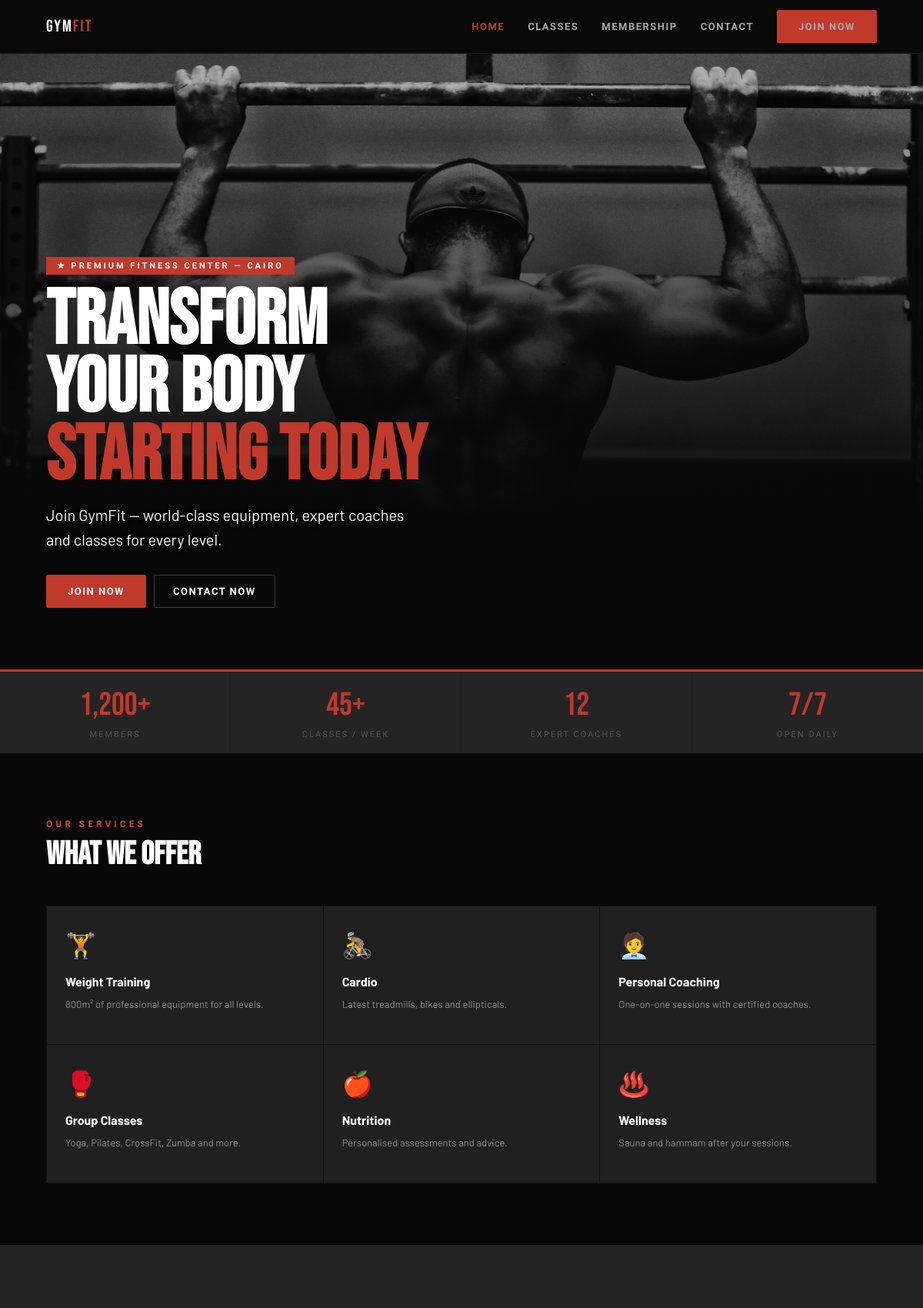
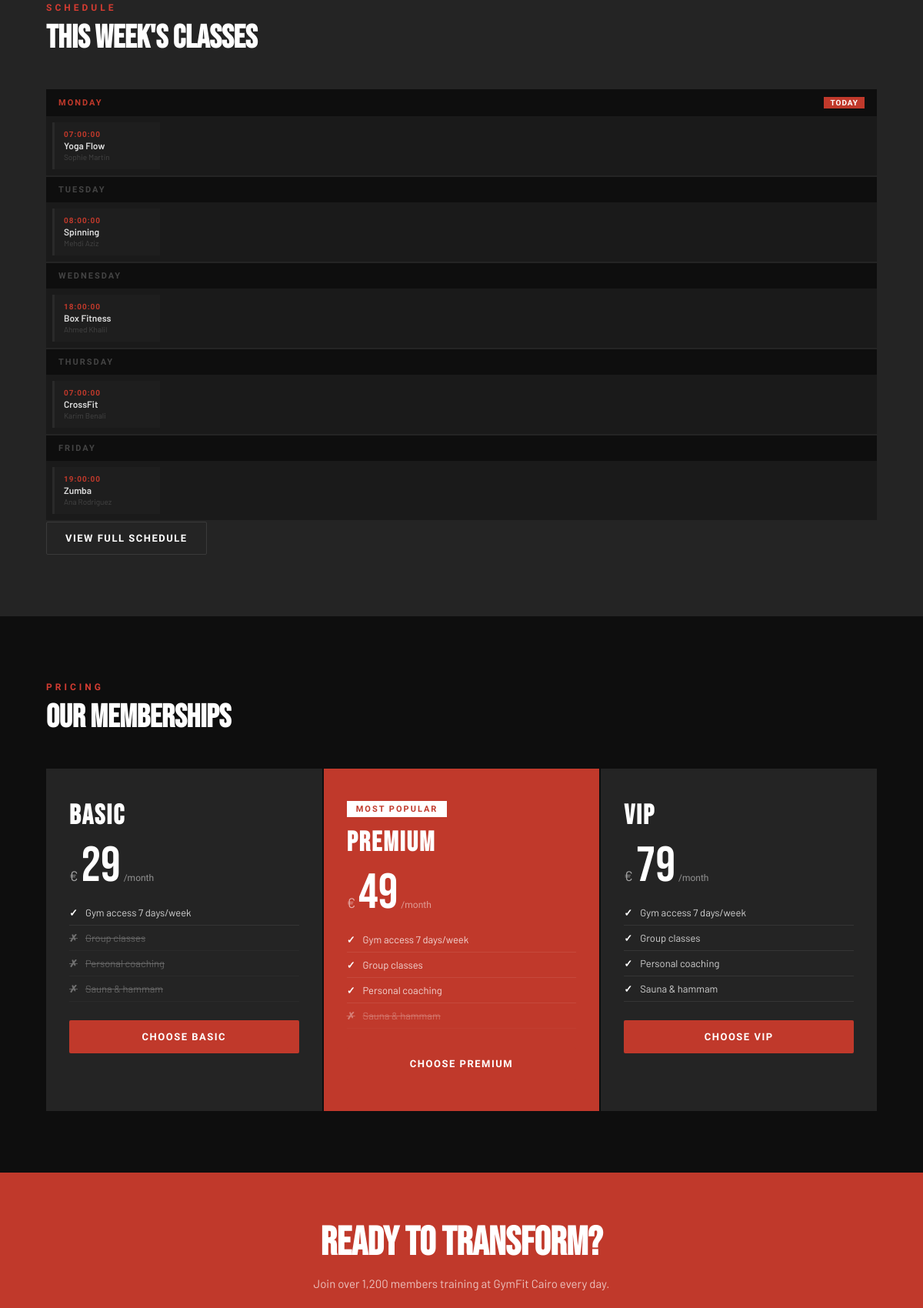
The page / (upper part) on the database its author committed (2 pictures, top to bottom).
### tables this page shows
CREATE TABLE IF NOT EXISTS courses (
    id_class     INT          AUTO_INCREMENT PRIMARY KEY,
    name         VARCHAR(100) NOT NULL,
    type         VARCHAR(50),
    level        VARCHAR(50),
    coach        VARCHAR(100),
    day          VARCHAR(20),
    start_time   TIME,
    end_time     TIME,
    max_capacity INT          DEFAULT 20
);

CREATE TABLE IF NOT EXISTS subscriptions (
    id_subscription  INT           AUTO_INCREMENT PRIMARY KEY,
    name             VARCHAR(50)   NOT NULL,
    monthly_price    DECIMAL(10,2) NOT NULL,
    description      TEXT,
    class_access     BOOLEAN       DEFAULT FALSE,
    coaching_access  BOOLEAN       DEFAULT FALSE,
    sauna_access     BOOLEAN       DEFAULT FALSE
);

### app/controllers/AbstractController.php (called while the page is built, shortened)
 <?php
abstract class AbstractController
{
protected function render(string $view, array $data = []): void
{
    $subscriptionManager = new SubscriptionManager();
    $data['footerSubscriptions'] = $subscriptionManager->findAll();
    $courseManager = new CourseManager();
    $data['footerCourses'] = $courseManager->findAll();
    require __DIR__ . '/../views/' . $view . '.phtml';
}
}

### app/controllers/HomeController.php (called while the page is built, shortened)
<?php
class HomeController extends AbstractController
{
    public function index(): void
    {
        $days  = ['Monday','Tuesday','Wednesday','Thursday','Friday'];
        $today = date('l');
        $courseManager       = new CourseManager();
        $subscriptionManager = new SubscriptionManager();
        $coursesByDay = [];
        foreach ($days as $day) {
            $dayCourses = $courseManager->findByDay($day);
            if (!empty($dayCourses)) {
                $coursesByDay[$day] = $dayCourses;
            }
        }
        $this->render('home', [
            'title'         => 'GymFit — Premium Fitness Cairo',
            'coursesByDay'  => $coursesByDay,
            'today'         => $today,
            'subscriptions' => $subscriptionManager->findAll()
        ]);
    }
}

### index.php (called while the page is built, shortened)
<?php
$router = new Router();
$router->handleRequest($_GET);

### app/managers/AbstractManager.php (called while the page is built, shortened)
<?php
abstract class AbstractManager
{
    public function __construct()
    {
        try {
            $connexion = "mysql:host=".$_ENV["DB_HOST"].";port=3306;charset=".$_ENV["DB_CHARSET"].";dbname=".$_ENV["DB_NAME"];
            $this->db = new PDO(
                $connexion,
                $_ENV["DB_USER"],
                $_ENV["DB_PASSWORD"]
            );
        }catch (PDOException $e){
            error_log('Database connection failed: ' . $e->getMessage());
            if (($_ENV['APP_ENV'] ?? 'production') === 'development') {
                die('Connexion échouée : ' . $e->getMessage());
            }
            http_response_code(503);
            die('Service temporarily unavailable. Please try again later.');
        }
    }
}

### app/managers/SubscriptionManager.php (called while the page is built, shortened)
<?php
class SubscriptionManager extends AbstractManager
{
    public function findAll(): array
    {
        $query = $this->db->prepare(
            'SELECT * FROM subscriptions ORDER BY monthly_price'
        );
        $query->execute();
        $rows = $query->fetchAll(PDO::FETCH_ASSOC);
        $subscriptions = [];
        foreach ($rows as $row) {
            $subscription = new Subscription(
                $row['name'],
                $row['monthly_price'],
                $row['class_access'],
                $row['coaching_access'],
                $row['sauna_access'],
                $row['description'],
                $row['id_subscription']
            );
            $subscriptions[] = $subscription;
        }
        return $subscriptions;
    }
}

### app/managers/CourseManager.php (called while the page is built, shortened)
<?php
class CourseManager extends AbstractManager
{
    public function findAll(): array
    {
        $query = $this->db->prepare(
            'SELECT * FROM courses ORDER BY day, start_time'
        );
        $query->execute();
        $rows = $query->fetchAll(PDO::FETCH_ASSOC);
        $courses = [];
        foreach ($rows as $row) {
            $course = new Course(
                $row['name'],
                $row['type'],
                $row['level'],
                $row['coach'],
                $row['day'],
                $row['start_time'],
                $row['end_time'],
                $row['max_capacity'],
                $row['id_class']
            );
            $courses[] = $course;
        }
        return $courses;
    }
    public function findByDay(string $day): array
    {
        $query = $this->db->prepare(
            'SELECT * FROM courses WHERE day = :day ORDER BY start_time'
        );
        $query->execute(['day' => $day]);
        $rows = $query->fetchAll(PDO::FETCH_ASSOC);
        $courses = [];
        foreach ($rows as $row) {
            $course = new Course(
                $row['name'],
                $row['type'],
                $row['level'],
                $row['coach'],
                $row['day'],
                $row['start_time'],
                $row['end_time'],
                $row['max_capacity'],
                $row['id_class']
            );
            $courses[] = $course;
        }
        return $courses;
    }
}

### app/models/Course.php (called while the page is built, shortened)
<?php
class Course {
    public function getName(): string {
        return $this->name;
    }
    public function getCoach(): string {
        return $this->coach;
    }
    public function getStartTime(): string {
        return $this->startTime;
    }
}

### app/models/Subscription.php (called while the page is built, shortened)
<?php
class Subscription {
    public function getName(): string {
        return $this->name;
    }
    public function getMonthlyPrice(): float {
        return $this->monthlyPrice;
    }
    public function hasClassAccess(): bool {
        return $this->classAccess;
    }
    public function hasCoachingAccess(): bool {
        return $this->coachingAccess;
    }
    public function hasSaunaAccess(): bool {
        return $this->saunaAccess;
    }
}

### app/views/home.phtml (the view, shortened to what this page needs)
<?php require_once __DIR__ . '/layout/header.phtml'; ?>
<?php
$today         = $data['today']         ?? date('l');
$coursesByDay  = $data['coursesByDay']  ?? [];
$subscriptions = $data['subscriptions'] ?? [];
?>
<section class="hero">
    <img src="public/assets/img/hero-gym2.webp" alt="Gym training session" class="hero-img">
    <div class="hero-content">
        <p class="hero-tag">★ Premium Fitness Center — Cairo</p>
        <h1 class="hero-title">
            Transform<br>Your Body
            <em>Starting Today</em>
        </h1>
        <p class="hero-sub">
            Join GymFit — world-class equipment, expert coaches
            and classes for every level.
        </p>
        <div class="hero-btns">
            <a href="index.php?route=register" class="btn-red">Join Now</a>
            <a href="index.php?route=contact" class="btn-outline">Contact Now</a>
        </div>
    </div>
</section>
    <section class="stats-bar" aria-label="Gym statistics">
    <div class="stat">
        <span class="stat-n">1,200+</span>
        <span class="stat-l">Members</span>
    </div>
    <div class="stat">
        <span class="stat-n">45+</span>
        <span class="stat-l">Classes / Week</span>
    </div>
    <div class="stat">
        <span class="stat-n">12</span>
        <span class="stat-l">Expert Coaches</span>
    </div>
    <div class="stat">
        <span class="stat-n">7/7</span>
        <span class="stat-l">Open Daily</span>
    </div>
</section>
    <section class="services-section" aria-label="Gym services">
        <span class="sec-tag">Our Services</span>
        <h2 class="sec-title">What We Offer</h2>
        <ul class="services-grid">
            <li class="service-card">
                <span class="service-ico" aria-hidden="true">🏋️</span>
                <h3 class="service-name">Weight Training</h3>
                <p class="service-desc">800m² of professional equipment for all levels.</p>
            </li>
            <li class="service-card">
                <span class="service-ico" aria-hidden="true">🚴</span>
                <h3 class="service-name">Cardio</h3>
                <p class="service-desc">Latest treadmills, bikes and ellipticals.</p>
            </li>
            <li class="service-card">
                <span class="service-ico" aria-hidden="true">🧑‍💼</span>
                <h3 class="service-name">Personal Coaching</h3>
                <p class="service-desc">One-on-one sessions with certified coaches.</p>
            </li>
            <li class="service-card">
                <span class="service-ico" aria-hidden="true">🥊</span>
                <h3 class="service-name">Group Classes</h3>
                <p class="service-desc">Yoga, Pilates, CrossFit, Zumba and more.</p>
            </li>
            <li class="service-card">
                <span class="service-ico" aria-hidden="true">🍎</span>
                <h3 class="service-name">Nutrition</h3>
                <p class="service-desc">Personalised assessments and advice.</p>
            </li>
            <li class="service-card">
                <span class="service-ico" aria-hidden="true">♨️</span>
                <h3 class="service-name">Wellness</h3>
                <p class="service-desc">Sauna and hammam after your sessions.</p>
            </li>
        </ul>
    </section>
    <section class="planning-section">
        <p class="sec-tag">Schedule</p>
        <h2 class="sec-title">This Week's Classes</h2>
        <?php foreach ($coursesByDay as $day => $dayCourses): ?>
            <div class="day-block">
                <h3 class="day-hd <?= $day === $today? 'today' : '' ?>">
                    <span><?= htmlspecialchars($day) ?></span>
                    <?php if ($day === $today): ?>
                        <span class="today-badge">Today</span>
                    <?php endif; ?>
                </h3>
                <div class="slots-row">
                    <?php foreach ($dayCourses as $course): ?>
                        <div class="slot">
                            <div class="slot-t">
                                <?= htmlspecialchars($course->getStartTime()) ?>
                            </div>
                            <div class="slot-n">
                                <?= htmlspecialchars($course->getName()) ?>
                            </div>
                            <div class="slot-c">
                                <?= htmlspecialchars($course->getCoach()) ?>
                            </div>
                        </div>
                    <?php endforeach; ?>
                </div>
            </div>
        <?php endforeach; ?>
        <div class="view-all-wrap">
            <a href="index.php?route=classes" class="btn-outline">
                View Full Schedule
            </a>
        </div>
    </section>
<section class="memberships-section">
    <p class="sec-tag">Pricing</p>
    <h2 class="sec-title">Our Memberships</h2>
    <div class="plans-grid">
        <?php foreach ($subscriptions as $subscription): ?>
            <div class="plan-card <?= $subscription->getName() === 'Premium' ? 'featured' : '' ?>">
                <?php if ($subscription->getName() === 'Premium'): ?>
                    <div class="plan-badge">Most Popular</div>
                <?php endif; ?>
                <h3 class="plan-name">
                    <?= htmlspecialchars($subscription->getName()) ?>
                </h3>
                <div class="plan-price">
                    <span class="p-cur">€</span>
                    <span class="p-amt"><?= htmlspecialchars((string) $subscription->getMonthlyPrice()) ?></span>
                    <span class="p-per">/month</span>
                </div>
                <ul class="plan-feats">
                    <li>Gym access 7 days/week</li>
                    <li class="<?= $subscription->hasClassAccess() ? '' : 'no' ?>">
                        Group classes
                    </li>
                    <li class="<?= $subscription->hasCoachingAccess() ? '' : 'no' ?>">
                        Personal coaching
                    </li>
                    <li class="<?= $subscription->hasSaunaAccess() ? '' : 'no' ?>">
                        Sauna & hammam
                    </li>
                </ul>
                <a href="index.php?route=register" class="btn-red plan-cta">
                    Choose <?= htmlspecialchars($subscription->getName()) ?>
                </a>
            </div>
        <?php endforeach; ?>
    </div>
</section>
<section class="cta-section">
    <h2 class="cta-title">Ready to Transform?</h2>
    <p class="cta-desc">
        Join over 1,200 members training at GymFit Cairo every day.
    </p>
</section>
<?php require_once __DIR__ . '/layout/footer.phtml'; ?>

### rows shown on the page
courses: start_time "07:00:00", name "Yoga Flow", coach "Sophie Martin"
courses: start_time "08:00:00", name "Spinning", coach "Mehdi Aziz"
courses: day "WEDNESDAY", start_time "18:00:00", name "Box Fitness", coach "Ahmed Khalil"
courses: start_time "07:00:00", name "CrossFit", coach "Karim Benali"
courses: start_time "19:00:00", name "Zumba", coach "Ana Rodriguez"
subscriptions: name "Basic", monthly_price "29", name "BASIC"
subscriptions: shows "MOST POPULAR", name "Premium", monthly_price "49", name "PREMIUM"
subscriptions: name "VIP", monthly_price "79"

### other values the page prints
$day "MONDAY"
$day "TUESDAY"
$day "THURSDAY"
$day "FRIDAY"
